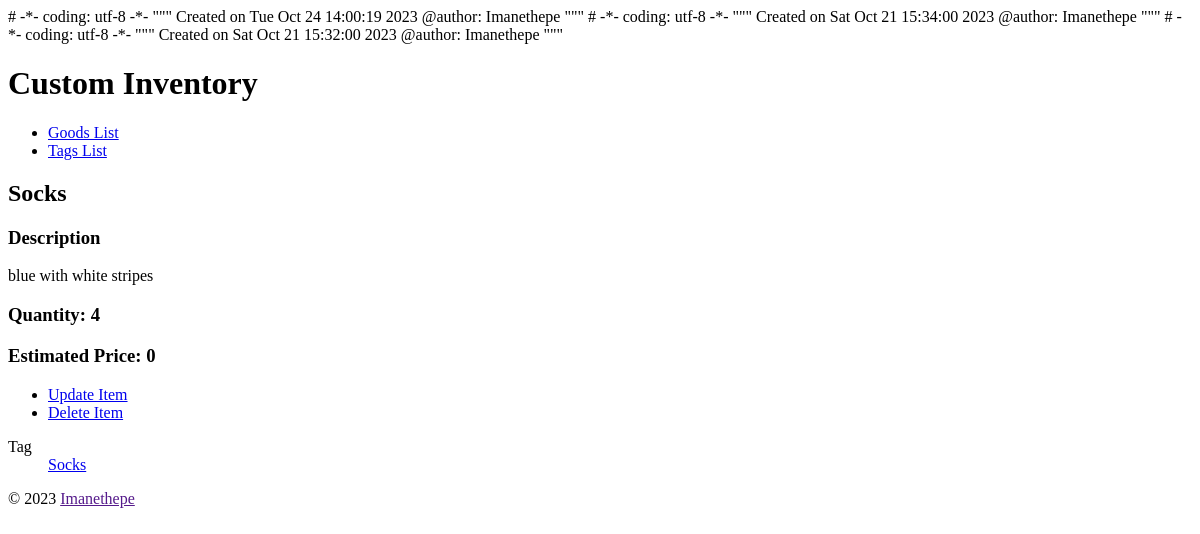
The page /item/socks/ on the database as committed earlier.
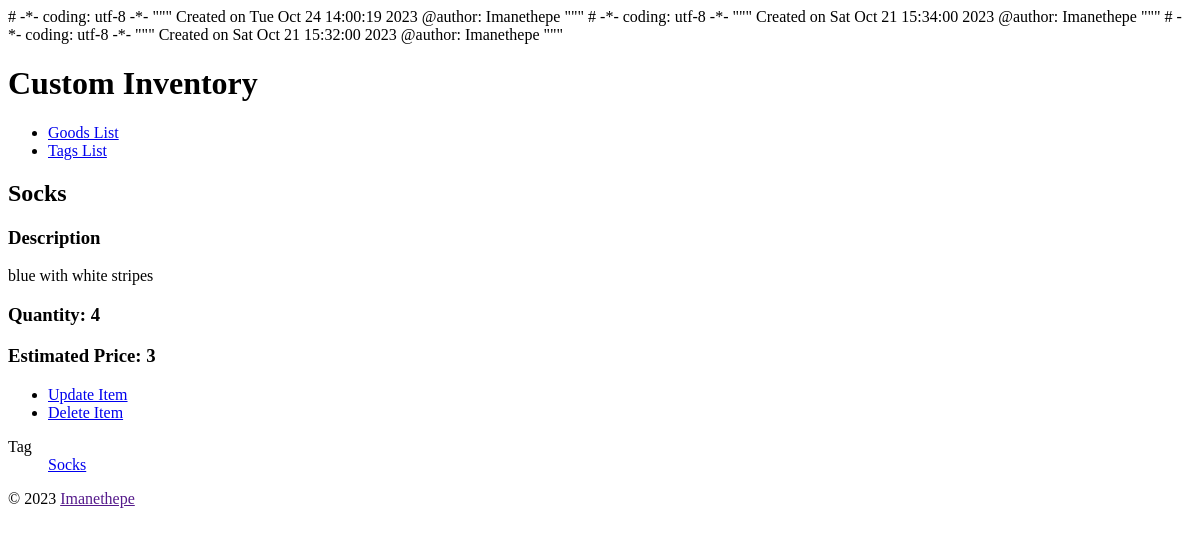
The same page on the database as committed later.
### goods/models.py (models this page shows, shortened)
class Item(models.Model):
    name = models.CharField(
        max_length=31, db_index=True)
    slug = models.SlugField(
         max_length=31,
         unique=True,
         help_text='A label for URL conﬁg.')
    description = models.TextField()
    quantity = models.IntegerField(default=0)
    estimated_price = models.IntegerField(default=0)
    entry_date = models.DateField(
        'date of entry')
    tags = models.ManyToManyField(Tag, blank=True)
    class Meta:
        ordering = ['name']
        get_latest_by = 'entry_date'
    def get_update_url(self):
        return reverse(
            'goods_item_update', kwargs={'slug': self.slug})
    def get_delete_url(self):
        return reverse(
            'goods_item_delete', kwargs={'slug': self.slug})

### goods/views.py (the view)
class ItemDetail(View):
    def get(self, request, slug):
        item = get_object_or_404(
            Item, slug=slug)
        return render(
            request,
            'goods/item_detail.html',
            {'item': item})

### goods/models.py (called while the page is built)
    def get_absolute_url(self):
        return reverse(
            'goods_tag_detail', kwargs={'slug': self.slug})

### goods/templates/goods/item_detail.html (shortened to what this page needs)
{% extends parent_template|default:"goods/base_goods.html" %}
{% block content %}
  <section>
  <h2>{{ item.name|title }}</h2>
  <h3>Description</h3>
  {{ item.description|linebreaks }}
  <h3>Quantity: {{item.quantity}}</h3>
  <h3>Estimated Price: {{item.estimated_price}}</h3>
  <ul>
     <li>
       <a href="{{item.get_update_url}}">
         Update Item</a></li>
     <li>
       <a href="{{item.get_delete_url}}">
         Delete Item</a></li>
  </ul>
  <dl>
    <dt>Tag{{ item.tags.count|pluralize }}</dt>
      {% for tag in item.tags.all %}
      <dd><a href="{{tag.get_absolute_url}}">
        {{ tag.name|title }}
      </a></dd>
    {% endfor %}
  </dl>
  </section>
{% endblock %}

Rows that differ between the two databases and show on the page:
changed Item "Socks": estimated_price "0" → "3"
